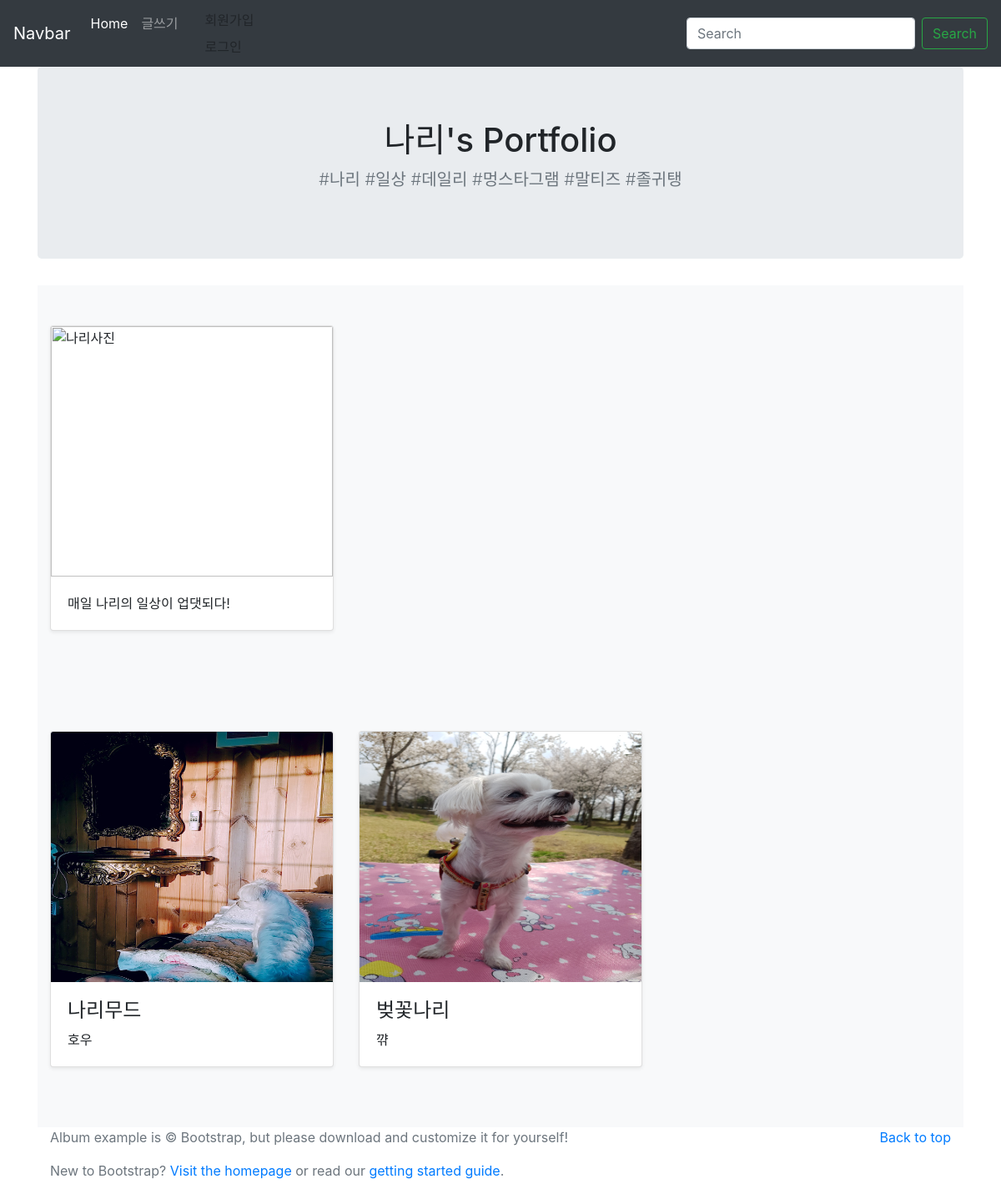
The page /portfolio/ on the database its author committed.
### portfolio/models.py (models this page shows, shortened)
class Portfolio(models.Model):
    title = models.CharField(max_length=255)
    image = models.ImageField(upload_to='images/')
    description = models.CharField(max_length=500)

### portfolio/views.py (the view)
# urls.py: path('portfolio/', portfolio.views.portfolio, name="portfolio"),
def portfolio(request):
    portfolio = Portfolio.objects
    return render(request, 'portfolio.html', {'portfolios': portfolio})

### portfolio/templates/portfolio.html (shortened to what this page needs)
{% extends 'base.html' %}
{% block content %}
{% load staticfiles %}
<!doctype html>
<html lang="en">
<main role="main">
  <section class="jumbotron text-center">
    <div class="container">
      <h1 class="jumbotron-heading">나리's Portfolio</h1>
      <p class="lead text-muted">#나리 #일상 #데일리 #멍스타그램 #말티즈 #졸귀탱</p>
    </div>
  </section>
  <div class="album py-5 bg-light">
        <div class="container">
            <div class="row">
                <div class="col-md-4">
                <div class="card mb-4 shadow-sm">
                    <img class="card-img-top" src="{% static '나리.jpg' %}" height = 300 alt = "나리사진">
                    <div class="card-body">
                    <p class="card-text">매일 나리의 일상이 업댓되다!</p>
                    </div>
                </div>
                </div>
            </div>
        </div>
  </div>
  <div class="album py-5 bg-light">
        <div class="container">
            <div class="row">
            {% for portfolio in portfolios.all %}
              <div class="col-md-4">
                <div class="card mb-4 shadow-sm">
                  <img class="card-img-top" src="{{ portfolio.image.url }}" height=300>
                  <div class="card-body">
                    <h4>{{ portfolio.title }}</h4>
                    <p class="card-text">{{ portfolio.description }}</p>
                  </div>
                </div>
              </div>
          {% endfor %}
          </div>
        </div>
      </div>
</main>
<footer class="text-muted">
  <div class="container">
    <p class="float-right">
      <a href="#">Back to top</a>
    </p>
    <p>Album example is &copy; Bootstrap, but please download and customize it for yourself!</p>
    <p>New to Bootstrap? <a href="https://getbootstrap.com/">Visit the homepage</a> or read our <a href="/docs/4.3/getting-started/introduction/">getting started guide</a>.</p>
  </div>
</footer>
      </body>
</html>
{% endblock %}

### rows shown on the page
Portfolio: image (picture), title "나리무드", description "호우"
Portfolio: image (picture), title "벚꽃나리", description "꺆"
